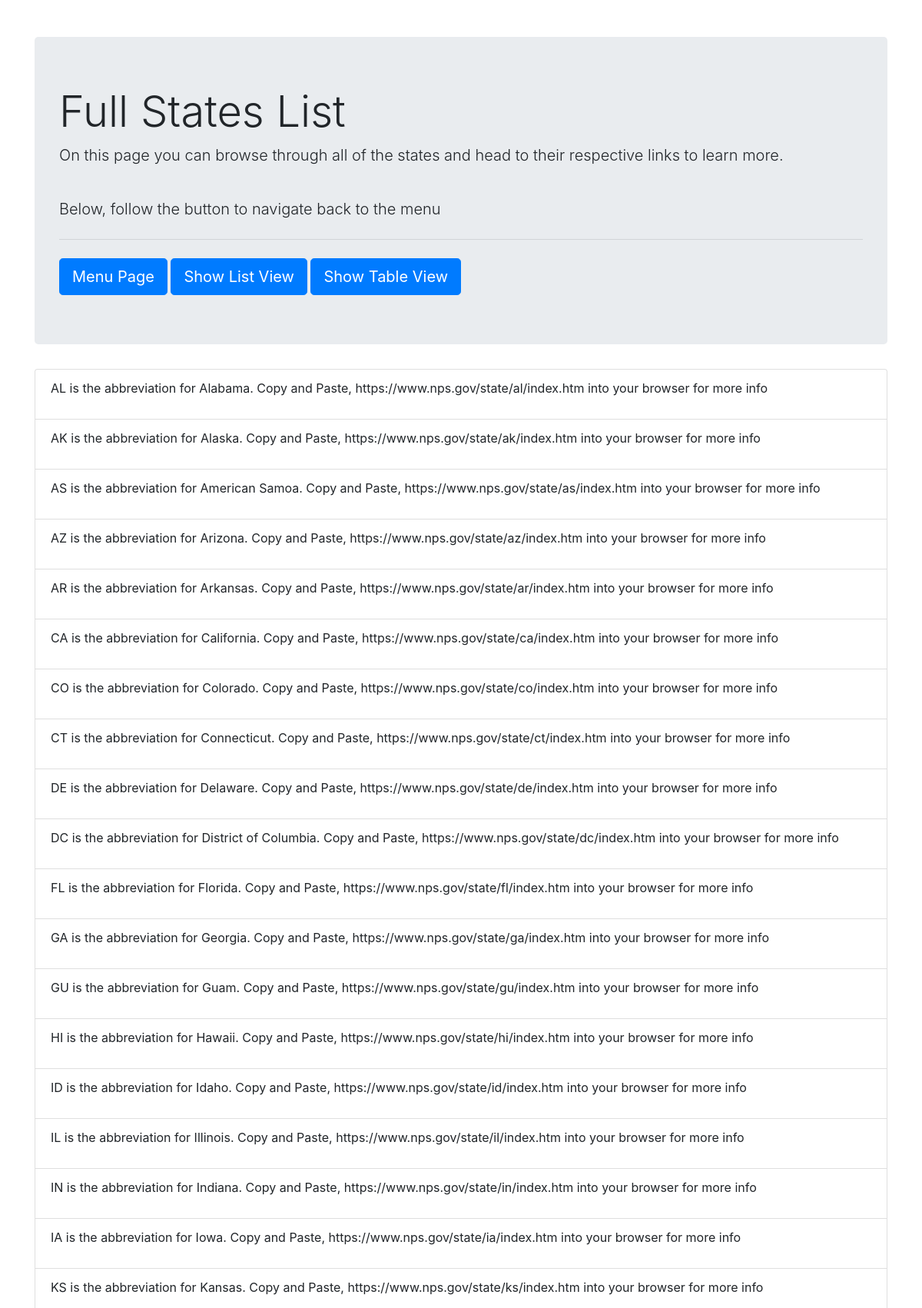
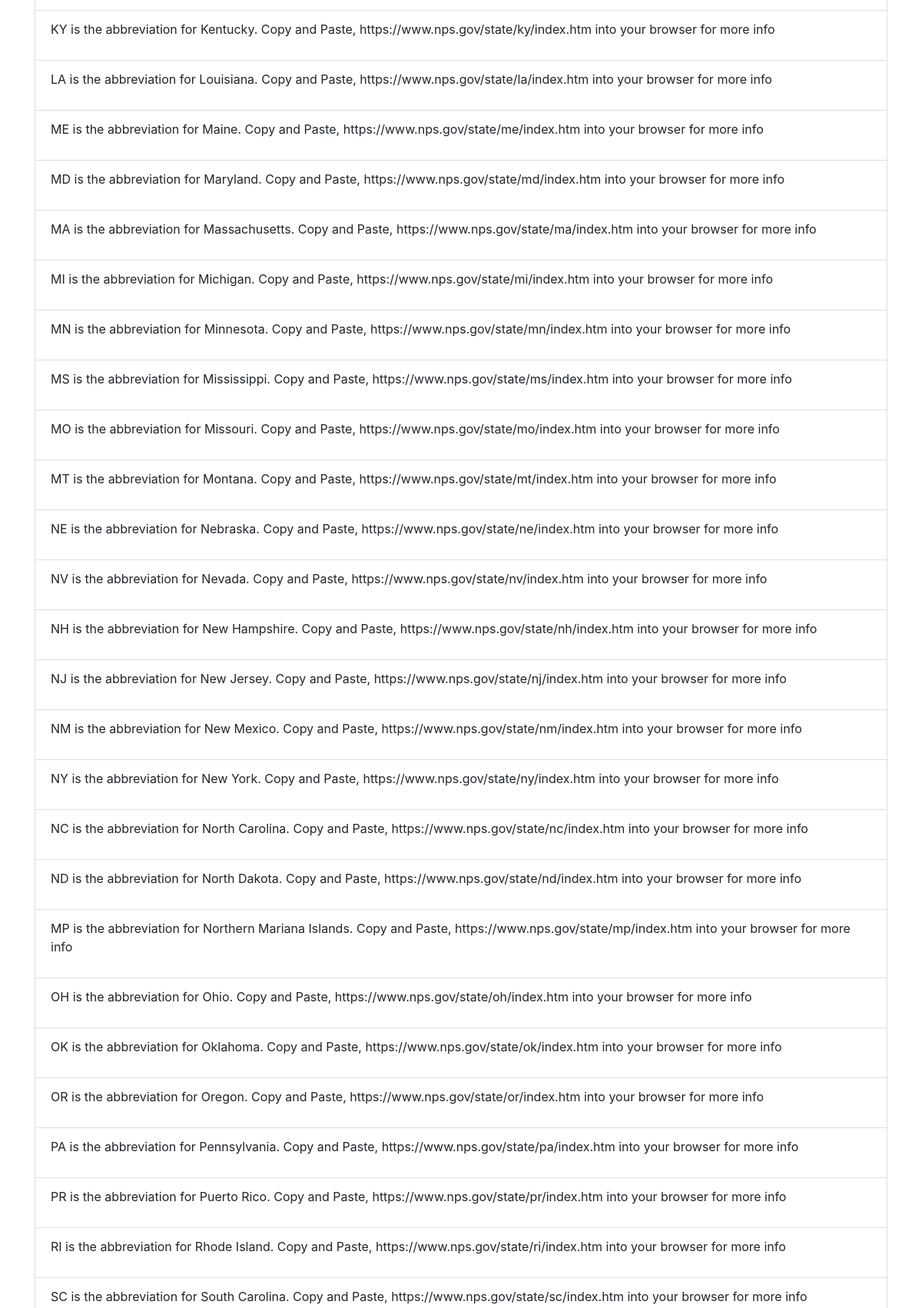
Page /allstateinfo (upper part) on the committed database (2 pictures, top to bottom).
### db_setup.py (models this page shows)
class State(Base):
    __tablename__ = 'States'
    Id = Column(Integer, primary_key=True, autoincrement=True)
    Abbr = Column(String(2), nullable = False)
    State = Column(String(24), nullable = False)
    URL = Column(String(250), nullable = False)
    Parks_Rel = relationship('Park',secondary='association',back_populates='State_Rel',lazy='dynamic')

### app.py (the view)
@app.route('/allstateinfo')
def allstateinfo():
    all_states = State.query.all()
    all_states_str= list(map(lambda x: str(x), all_states))
    return render_template('allstates.html', lists = all_states)

### models.py (called while the page is built)
    def __repr__(self):  # rewrite __repr__() to show user-friendly info
        return "{state_abbr} is the abbreviation for {state_state}. Copy and Paste, {own_URL} into your browser for more info".format(
            state_abbr = self.Abbr,
            state_state = self.State,
            own_URL = self.URL,
            )

### templates/allstates.html (shortened to what this page needs)
<html lang="en">
  <head>
    <link rel="stylesheet" href="https://stackpath.bootstrapcdn.com/bootstrap/4.3.1/css/bootstrap.min.css">
  </head>
  <body>
    <div class="container">
        <div class="mt-5 jumbotron">
            <h1 class="display-4">Full States List</h1>
            <p class="lead">On this page you can browse through all of the states and head to their respective links to learn more. </p>
            <br>
            <p class="lead"> Below, follow the button to navigate back to the menu</p>
            <hr class="my-4">
            <a class="btn btn-primary btn-lg" href="/search" role="button">Menu Page</a>
            <a class="btn btn-primary btn-lg" href="/all" role="button">Show List View</a>
            <a class="btn btn-primary btn-lg" href="/table" role="button">Show Table View</a>
        </div>
        <ul class="mb-5 list-group">
            {% for l in lists %}
                <li class="list-group-item">
                  <p> {{ l }}</p>
                </li>
            {% endfor %}
        </ul>
    </div>
  </body>
</html>

### rows in the picture
State: Abbr+State+URL "AL is the abbreviation for Alabama. Copy and Paste, https://www.nps.gov/state/al/index.htm into your browser for more info"
State: Abbr+State+URL "AK is the abbreviation for Alaska. Copy and Paste, https://www.nps.gov/state/ak/index.htm into your browser for more info"
State: Abbr+State+URL "AS is the abbreviation for American Samoa. Copy and Paste, https://www.nps.gov/state/as/index.htm into your browser for more info"
State: Abbr+State+URL "AZ is the abbreviation for Arizona. Copy and Paste, https://www.nps.gov/state/az/index.htm into your browser for more info"
State: Abbr+State+URL "AR is the abbreviation for Arkansas. Copy and Paste, https://www.nps.gov/state/ar/index.htm into your browser for more info"
State: Abbr+State+URL "CA is the abbreviation for California. Copy and Paste, https://www.nps.gov/state/ca/index.htm into your browser for more info"
State: Abbr+State+URL "CO is the abbreviation for Colorado. Copy and Paste, https://www.nps.gov/state/co/index.htm into your browser for more info"
State: Abbr+State+URL "CT is the abbreviation for Connecticut. Copy and Paste, https://www.nps.gov/state/ct/index.htm into your browser for more info"
State: Abbr+State+URL "DE is the abbreviation for Delaware. Copy and Paste, https://www.nps.gov/state/de/index.htm into your browser for more info"
State: Abbr+State+URL "DC is the abbreviation for District of Columbia. Copy and Paste, https://www.nps.gov/state/dc/index.htm into your browser for more info"
State: Abbr+State+URL "FL is the abbreviation for Florida. Copy and Paste, https://www.nps.gov/state/fl/index.htm into your browser for more info"
State: Abbr+State+URL "GA is the abbreviation for Georgia. Copy and Paste, https://www.nps.gov/state/ga/index.htm into your browser for more info"
State: Abbr+State+URL "GU is the abbreviation for Guam. Copy and Paste, https://www.nps.gov/state/gu/index.htm into your browser for more info"
State: Abbr+State+URL "HI is the abbreviation for Hawaii. Copy and Paste, https://www.nps.gov/state/hi/index.htm into your browser for more info"
State: Abbr+State+URL "ID is the abbreviation for Idaho. Copy and Paste, https://www.nps.gov/state/id/index.htm into your browser for more info"
State: Abbr+State+URL "IL is the abbreviation for Illinois. Copy and Paste, https://www.nps.gov/state/il/index.htm into your browser for more info"
State: Abbr+State+URL "IN is the abbreviation for Indiana. Copy and Paste, https://www.nps.gov/state/in/index.htm into your browser for more info"
State: Abbr+State+URL "IA is the abbreviation for Iowa. Copy and Paste, https://www.nps.gov/state/ia/index.htm into your browser for more info"
State: Abbr+State+URL "KS is the abbreviation for Kansas. Copy and Paste, https://www.nps.gov/state/ks/index.htm into your browser for more info"
State: Abbr+State+URL "KY is the abbreviation for Kentucky. Copy and Paste, https://www.nps.gov/state/ky/index.htm into your browser for more info"
State: Abbr+State+URL "LA is the abbreviation for Louisiana. Copy and Paste, https://www.nps.gov/state/la/index.htm into your browser for more info"
State: Abbr+State+URL "ME is the abbreviation for Maine. Copy and Paste, https://www.nps.gov/state/me/index.htm into your browser for more info"
State: Abbr+State+URL "MD is the abbreviation for Maryland. Copy and Paste, https://www.nps.gov/state/md/index.htm into your browser for more info"
State: Abbr+State+URL "MA is the abbreviation for Massachusetts. Copy and Paste, https://www.nps.gov/state/ma/index.htm into your browser for more info"
State: Abbr+State+URL "MI is the abbreviation for Michigan. Copy and Paste, https://www.nps.gov/state/mi/index.htm into your browser for more info"
State: Abbr+State+URL "MN is the abbreviation for Minnesota. Copy and Paste, https://www.nps.gov/state/mn/index.htm into your browser for more info"
State: Abbr+State+URL "MS is the abbreviation for Mississippi. Copy and Paste, https://www.nps.gov/state/ms/index.htm into your browser for more info"
State: Abbr+State+URL "MO is the abbreviation for Missouri. Copy and Paste, https://www.nps.gov/state/mo/index.htm into your browser for more info"
State: Abbr+State+URL "MT is the abbreviation for Montana. Copy and Paste, https://www.nps.gov/state/mt/index.htm into your browser for more info"
State: Abbr+State+URL "NE is the abbreviation for Nebraska. Copy and Paste, https://www.nps.gov/state/ne/index.htm into your browser for more info"
State: Abbr+State+URL "NV is the abbreviation for Nevada. Copy and Paste, https://www.nps.gov/state/nv/index.htm into your browser for more info"
State: Abbr+State+URL "NH is the abbreviation for New Hampshire. Copy and Paste, https://www.nps.gov/state/nh/index.htm into your browser for more info"
State: Abbr+State+URL "NJ is the abbreviation for New Jersey. Copy and Paste, https://www.nps.gov/state/nj/index.htm into your browser for more info"
State: Abbr+State+URL "NM is the abbreviation for New Mexico. Copy and Paste, https://www.nps.gov/state/nm/index.htm into your browser for more info"
State: Abbr+State+URL "NY is the abbreviation for New York. Copy and Paste, https://www.nps.gov/state/ny/index.htm into your browser for more info"
State: Abbr+State+URL "NC is the abbreviation for North Carolina. Copy and Paste, https://www.nps.gov/state/nc/index.htm into your browser for more info"
State: Abbr+State+URL "ND is the abbreviation for North Dakota. Copy and Paste, https://www.nps.gov/state/nd/index.htm into your browser for more info"
State: Abbr+State+URL "MP is the abbreviation for Northern Mariana Islands. Copy and Paste, https://www.nps.gov/state/mp/index.htm into your browser for more info"
State: Abbr+State+URL "OH is the abbreviation for Ohio. Copy and Paste, https://www.nps.gov/state/oh/index.htm into your browser for more info"
State: Abbr+State+URL "OK is the abbreviation for Oklahoma. Copy and Paste, https://www.nps.gov/state/ok/index.htm into your browser for more info"
State: Abbr+State+URL "OR is the abbreviation for Oregon. Copy and Paste, https://www.nps.gov/state/or/index.htm into your browser for more info"
State: Abbr+State+URL "PA is the abbreviation for Pennsylvania. Copy and Paste, https://www.nps.gov/state/pa/index.htm into your browser for more info"
State: Abbr+State+URL "PR is the abbreviation for Puerto Rico. Copy and Paste, https://www.nps.gov/state/pr/index.htm into your browser for more info"
State: Abbr+State+URL "RI is the abbreviation for Rhode Island. Copy and Paste, https://www.nps.gov/state/ri/index.htm into your browser for more info"
State: Abbr+State+URL "SC is the abbreviation for South Carolina. Copy and Paste, https://www.nps.gov/state/sc/index.htm into your browser for more info"
